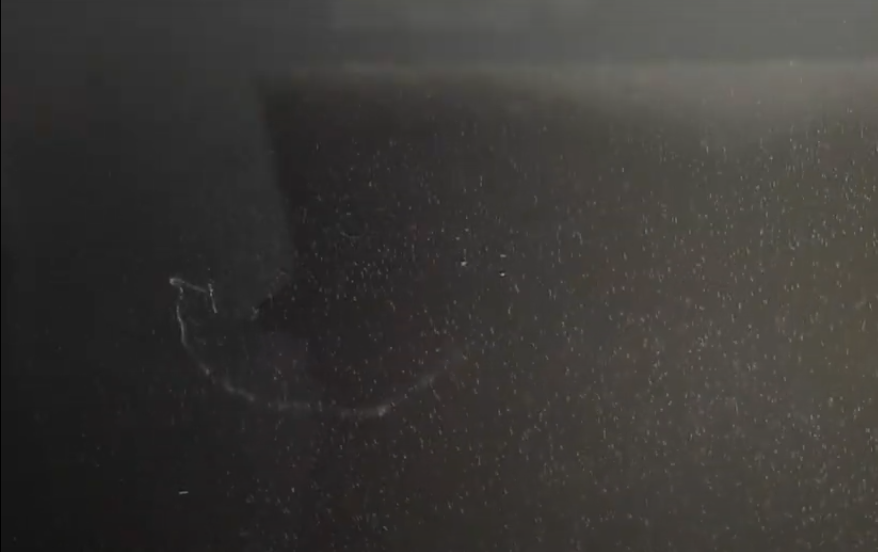
#> input picture traccia1.png, 878 x 552 px, given in place of the camera
$ python video_test.py
#> lines starting #> are read from the running program, lines starting #| are printed output that depends on the picture; after the words box and inside, x2 and y2 are one past the last pixel; in counts of white or black regions, pixels touching at a corner belong together
import numpy as np
import cv2

cap = cv2.VideoCapture(1, cv2.CAP_DSHOW)

while(True):
    ret, frame = cap.read()
#> frame is the input picture: shape (552, 878, 3); mean B, G, R 54.2, 56.8, 58.8
    width = int(cap.get(3))
    height = int(cap.get(4))

    hsv = cv2.cvtColor(frame, cv2.COLOR_BGR2HSV)
#> hsv: shape (552, 878, 3); mean H, S, V 26.2, 18.3, 58.9
    gray = np.array([0, 0, 96])
    white = np.array([0, 0, 120])

    mask = cv2.inRange(hsv, gray, white)
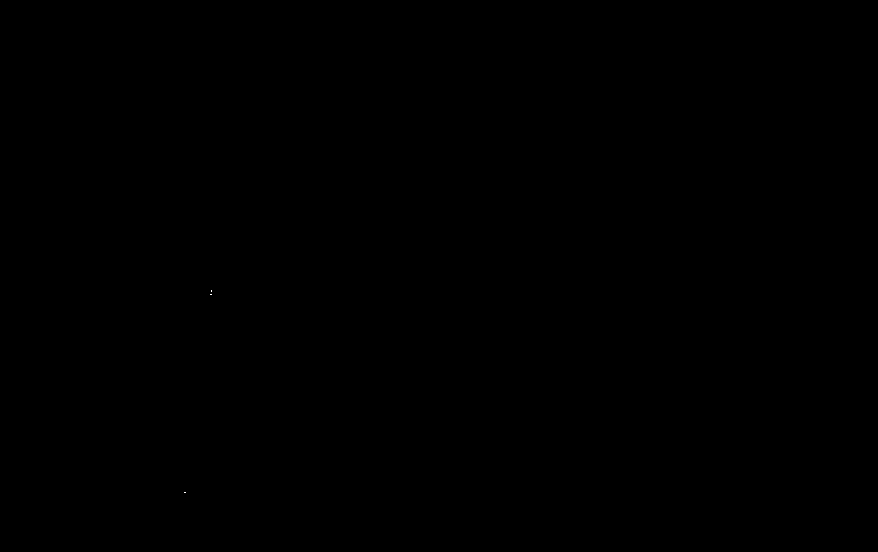
#> mask: shape (552, 878); 0% white in thin lines or dots, all inside (x1, y1, x2, y2) = (184, 290, 212, 493)

    countours, _ = cv2.findContours(mask, cv2.RETR_TREE, cv2.CHAIN_APPROX_SIMPLE)
#> countours = 3 contours, all with area under 20

    for contour in countours:
        area = cv2.contourArea(contour)
        if area > 30:
            centroids = cv2.moments(contour)
            center_x = int(centroids['m10'] / centroids['m00'])
            center_y = int(centroids['m01'] / centroids['m00'])
            cv2.circle(frame, (center_x, center_y), 4, (0, 255, 0), -1)
            cv2.putText(frame, 'Particle', (center_x + 10, center_y + 10), cv2.FONT_HERSHEY_SIMPLEX, 1, (0, 255, 0), 2)
#> this loop made 3 passes
#> contour on passes 1 to 3: [[184, 492], [185, 492]], [[210, 294], [211, 294]], [[211, 290], [211, 291]]

    mask = cv2.bitwise_and(frame, frame, mask=mask)
#> mask: shape (552, 878, 3)

    cv2.imshow('Mask', mask)

    cv2.imshow('App', frame)

    if cv2.waitKey(1) == ord('q'):
#> (key q is pressed here)
        break

cap.release()
cv2.destroyAllWindows()
